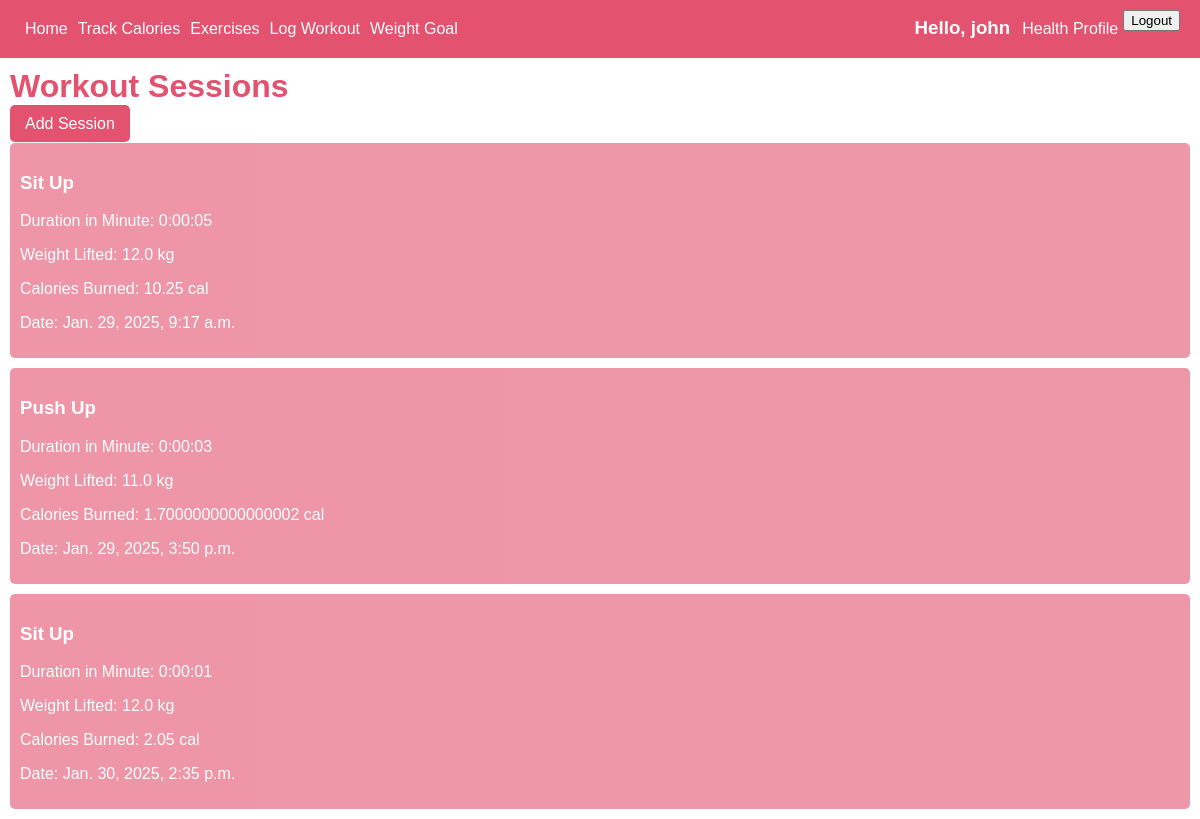
/workout/ (signed in), run on the app's committed database.
### app/models.py (models this page shows, shortened)
class exercise_progress(models.Model):
    user = models.ForeignKey(User, on_delete=models.CASCADE)
    exercise_id = models.ForeignKey(exercise, on_delete=models.CASCADE)
    exercise_date = models.DateTimeField(auto_now_add=True)
    exercise_duration = models.DurationField(null=False, blank=False)
    calories_burned = models.FloatField(null=True, blank=True)
    weight_lifted = models.FloatField(null=True, blank=True)

class exercise(models.Model):
    user = models.ForeignKey(User, on_delete=models.CASCADE)
    exercise_name = models.CharField(max_length=50, null=True, blank=True)
    EXERCISE_TYPES = [
        ('cardio', 'Cardio'),
        ('strength', 'Strength'),
        ('flexibility','Flexibility'),
        ('balance', 'Balance'),
        ('hiit', 'High-Intensity Interval Training'),
        ('other', 'Others')
    ]
    exercise_type = models.CharField(max_length=50, choices=EXERCISE_TYPES)
    calorie_burn = models.FloatField(null=True, blank=True)

### app/views.py (the view)
# urls.py: path('workout/', WorkoutLogListView.as_view(), name = 'workout'),
class WorkoutLogListView(LoginRequiredMixin,ListView):
    model = exercise_progress
    context_object_name = 'workout_log'
    template_name = 'app/workout_log.html'
    def get_queryset(self):
        return exercise_progress.objects.filter(user=self.request.user)

### app/templates/app/workout_log.html
{% extends 'app/base.html' %} {% load static %} {%block content%}
<div class="container">
  <h1>Workout Sessions</h1>
  <div class="add-button">
    <a href="{% url 'workout_log_create' %}">Add Session</a>
  </div>
  {% for exercise_progress in workout_log %}
  <div class="exercise-entry">
    <h3>
      <a href="{% url 'workout_log_detail' exercise_progress.pk %}"
        >{{ exercise_progress.exercise_id.exercise_name }}</a
      >
    </h3>
    <p>Duration in Minute: {{exercise_progress.exercise_duration}}</p>
    <p>Weight Lifted: {{exercise_progress.weight_lifted}} kg</p>
    <p>Calories Burned: {{exercise_progress.calories_burned}} cal</p>
    <p>Date: {{exercise_progress.exercise_date}}</p>
  </div>
</div>
{% endfor %} {% endblock content%}

### app/templates/app/navbar.html (shortened to what this page needs)
<header>
  <div class="nav-bar">
    <a href="{% url 'home' %}">Home</a>
    <a href="{% url 'calories' %}">Track Calories</a>
    <a href="{% url 'exercise' %}">Exercises</a>
    <a href="{% url 'workout' %}">Log Workout</a>
    <a href="{% url 'weight_loss_dashboard' %}">Weight Goal</a>
    {% if user.is_authenticated %}
    <h3>Hello, {{user.username}}</h3>
    <a href="{% url 'health_profile_create' %}">Health Profile </a>
    <form action="{% url 'logout' %}" method="post">
      <button type="submit">Logout</button>
    </form>
    {% else %}
    <h3>Not logged in</h3>
    {% endif %}
  </div>
</header>

### static/css/base.css (style rules this page uses)
h1 { color: #e3526e; }
body { margin: 0; font-family:Arial, Helvetica, sans-serif; }
.container h1 { margin: 10px; }
.nav-bar { background-color: #e3526e; padding: 10px 20px; display: flex; }
.nav-bar a { text-decoration: none; color: white; padding: 10px 5px; margin: 0; }
.nav-bar h3 { margin: 0; padding: 7px; margin-left: auto; color: white; }
.exercise-entry { background-color: #e3526e; padding: 10px; margin: 10px; opacity: 0.6; border-radius: 5px; color: white; }
.exercise-entry a { text-decoration: none; color: white; }
.add-button a { padding: 10px 15px; background-color: #e3526e; text-decoration: none; margin: 10px; color: white; border-radius: 5px; }
p { margin-top: 15px; }
a { text-decoration: none; color: #007bff; }

### data on the page
exercise_progress: exercise_id.exercise_name "Sit Up", exercise_duration "0:00:05", weight_lifted "12.0", calories_burned "10.25", exercise_date "Jan. 29, 2025, 9:17 a.m."
exercise_progress: exercise_id.exercise_name "Push Up", exercise_duration "0:00:03", weight_lifted "11.0", calories_burned "1.7000000000000002", exercise_date "Jan. 29, 2025, 3:50 p.m."
exercise_progress: exercise_id.exercise_name "Sit Up", exercise_duration "0:00:01", weight_lifted "12.0", calories_burned "2.05", exercise_date "Jan. 30, 2025, 2:35 p.m."

### other printed values
{{ user.username }} "john"
